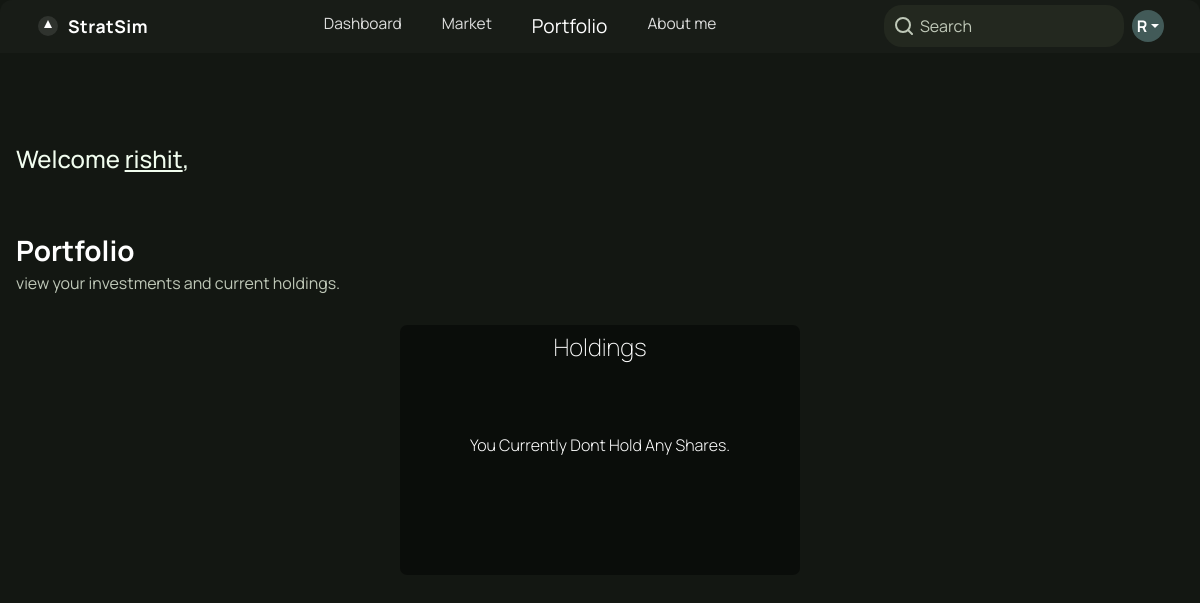
The app's page /portfolio (signed in), older data.
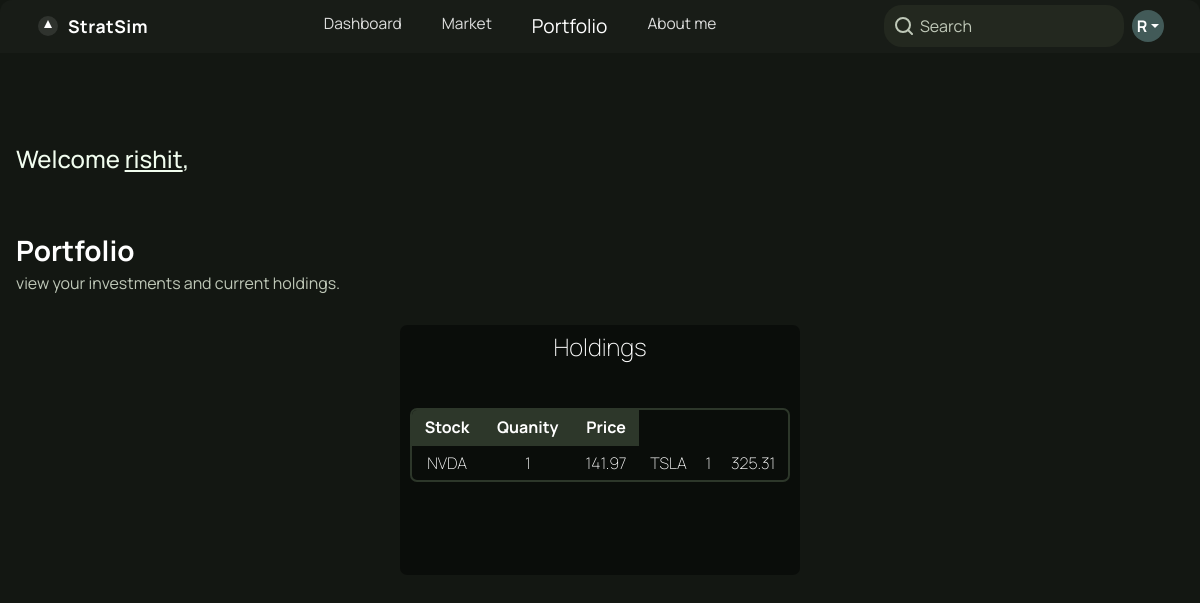
The same page, newer data.
### stocks/models.py (models this page shows, shortened)
class holding(models.Model):
    user = models.ForeignKey(User,on_delete=models.CASCADE)
    ticker = models.CharField(max_length=10)
    quantity = models.PositiveIntegerField()
    avg_buy_price = models.DecimalField(max_digits=10,decimal_places=2)
    current_price = models.DecimalField(max_digits=10, decimal_places=2,default=0)

### mainapp/views.py (the view)
# urls.py: path('portfolio',views.portfolio_view,name="portfolio")
def portfolio_view(request):
    if request.user.is_authenticated:
        user = request.user
        holdings = holding.objects.filter(user=request.user)
        data = []
        if holdings.exists():
            for h in holdings:
                val = []
                val.append(h.ticker)
                val.append(h.quantity)
                val.append(h.current_price)
                data.append(val)
                print("holdings saved.")
            holding_available = True
        else:
            holding_available = False
        context = {"holdings":data,"holding_available":holding_available}
    return render(request,'portfolio.html',context)

### stocks/templatetags/custom_filters.py (called while the page is built)
@register.filter
def value_index(List, i):
    return List[int(i)]

### mainapp/templates/portfolio.html (shortened to what this page needs)
{% extends "layout.html" %}
{% load static %}
{% load custom_filters %}
{% block header %}
    <link rel="stylesheet" href="{% static 'mainapp/styles/portfolio.css' %}">
{% endblock header %}
{% block body %}
    <div class="portfolio-container">
        <div class="heading-container">
            <h4 class="heading">Welcome
                <span style="text-decoration:underline">{{request.user.username|lower}}</span>,
            </h4>
        </div>
        <div class="portfolio">
            <div class="portfolio-heading">
                <h3 class="heading">Portfolio</h3>
                <div class="subtext">view your investments and current holdings.</div>
            </div>
            <div class="card-holder">
                <div class="holding-card">
                    <div class="card-title">
                        <h4>
                            Holdings
                        </h4>
                    </div>
                    {% if holding_available %}
                    <div class="card-value">
                        <table>
                            <thead>
                                <tr>
                                    <th>Stock</th>
                                    <th>Quanity</th>
                                    <th>Price</th>
                                </tr>
                            </thead>
                            <tr>
                                {% for holding in holdings %}
                                <td>
                                {{holding|value_index:0}}
                                </td>
                                <td>
                                {{holding|value_index:1}}
                                </td>
                                <td>
                                {{holding|value_index:2}}
                                </td>
                                {% endfor %}
                            </tr>
                        </table>
                    </div>
                    {% else %}
                                <div class="card-value">
                                    <div class="text">
                                    You Currently Dont Hold Any Shares.
                                    </div>
                                </div>
                               {% endif %}
                </div>
            </div>
        </div>
    </div>
{% endblock body %}

### mainapp/templates/layout.html (shortened to what this page needs)
{% load static %}
<!doctype html>
<html lang="en">
  <head>
    <link href="https://cdn.jsdelivr.net/npm/bootstrap@5.0.2/dist/css/bootstrap.min.css" rel="stylesheet">
    <link rel="stylesheet" href="{% static 'mainapp/styles/basicstyle.css' %}">
    {% block header %}{% endblock header %}
  </head>
  <body>
    <nav class="navbar navbar-expand-lg custom-navbar">
      <div class="container-fluid">
        <a class="navbar-brand d-flex align-items-center" href="main:home">
          <svg width="24" height="24" fill="none" style="margin-right:8px;"><circle cx="12" cy="12" r="10" fill="#fff" opacity="0.1"/><path d="M12 6l4 8H8l4-8z" fill="#fff"/></svg>
          StratSim
        </a>
        <div class="collapse navbar-collapse justify-content-center" id="navbarNavDropdown">
          <ul class="navbar-nav mb-2 mb-lg-0 gap-lg-4 gap-2 mx-auto">
            <li class="nav-item">
              <a class="nav-link {% if request.resolver_match.url_name == 'home' %}active{% endif %}" href="{% url 'main:home' %}">Dashboard</a>
            </li>
            <li class="nav-item">
              <a class="nav-link {% if request.resolver_match.url_name == 'market' %}active{% endif %}" href="{% url 'stocks:market' %}" href="{% url 'stocks:market' %}">Market</a>
            </li>
            <li class="nav-item">
              <a class="nav-link {% if request.resolver_match.url_name == 'portfolio' %}active{% endif %} " href="{% url 'main:portfolio' %}">Portfolio</a>
            </li>
            <li class="nav-item">
              <a class="nav-link" href="#">About me</a>
            </li>
          </ul>
          {% if request.user.is_authenticated %}
          <form class="searchbox d-flex align-items-center mx-2" role="search" method="get" action="{% url 'stocks:search' %}">
  <span class="search-icon">
    <svg width="18" height="18" fill="none" stroke="#bfc8b8" stroke-width="2" stroke-linecap="round" stroke-linejoin="round">
      <circle cx="8" cy="8" r="7"/>
      <line x1="13" y1="13" x2="17" y2="17"/>
    </svg>
  </span>
  <input class="search-input" type="search" name="q" placeholder="Search" aria-label="Search">
</form>
  <span
    class="user-circle dropdown-toggle p-0 overflow-hidden"
    id="profileDropdown"
    data-bs-toggle="dropdown"
    aria-expanded="false">
    {% if request.user.profile.image.url %}
      <img src="{{ request.user.profile.image.url }}" alt="Profile" class="profile-img">
    {% else %}
      <span>{{ request.user.username|slice:":1"|upper }}</span>
    {% endif %}
  </span>
</div>
{% else %}
<div class="start-button">
<a href="{% url 'main:signup'%}">get started</a>
</div>
{% endif %}
        </div>
    </nav>
    {% block body %}
    {% endblock body %}
  </body>
</html>

### mainapp/static/mainapp/styles/basicstyle.css (style rules this page uses)
body { background-color: #131712; color: white; font-family: "Manrope", sans-serif; font-weight: bold; margin: 0; }
.custom-navbar { background-color: #181c17 !important; border-radius: 12px 12px 0 0; padding: 0.25rem 1.5rem; }
.container-fluid { display: flex; justify-content: center; align-items: center; }
.navbar-brand { color: #fff !important; font-weight: bold; font-size: 1.1rem; letter-spacing: 0.5px; }
.navbar-nav .nav-link { color: #fff !important; font-weight: 400; font-size: 0.97rem; opacity: 0.85; transition: all .3s ease-in-out; }
.navbar-nav .nav-link:hover, .navbar-nav .nav-link.active { opacity: 1; font-size: 1.2rem; }
.user-circle { background: #425a58; width: 32px; height: 32px; border-radius: 50%; display: flex; align-items: center; justify-content: center; overflow: hidden; padding: 0; font-size: 1rem; color: white; text-transform: uppercase; }
.searchbox { background: #23281f; border-radius: 18px; padding: 2px 14px 2px 10px; display: flex; align-items: center; min-width: 180px; max-width: 240px; width: 100%; margin-right: 16px; transition: box-shadow 0.3s, background 0.3s; box-shadow: 0 0 0 0 rgba(83,210,44,0); border: 1.5px solid transparent; position: relative; transition: border .5s ease-in-out; }
.search-icon { display: flex; align-items: center; margin-right: 7px; transition: color 0.3s; }
.search-input { background: transparent; border: none; outline: none; color: #fff; font-size: 1rem; width: 100%; padding: 6px 0; transition: color 0.3s; }
.search-input::placeholder { color: #bfc8b8; opacity: 1; font-size: 1rem; }

### mainapp/static/mainapp/styles/portfolio.css (style rules this page uses)
.portfolio-container { max-width: 1200px; margin: 0 auto; padding: 32px 16px;; display:flex; flex-direction: column; gap: 30px; }
.heading-container { margin-top: 30px; }
.heading-container .heading { font-family: "Manrope"; font-weight: 500; color: #f1fdef; margin:0; margin-bottom: 30px; margin-top: 30px; }
.portfolio .portfolio-heading .heading { font-family: "Manrope"; font-weight: bold; color: #fff; margin:0; }
.portfolio .portfolio-heading .subtext { margin-top: 4px;; color: #bfc8b8; font-size: 1rem; font-weight:normal; }
.portfolio .card-holder { display: flex; flex-direction: row; gap: 30px; justify-content: center; align-items: center; flex-wrap: wrap; }
.portfolio .holding-card { min-width: 400px; min-height: 250px; border: none; border-radius: 7px; background-color: rgba(0,0,0,.45); margin-top: 30px; text-align: center; }
.card-title { width: 100%; text-align: center; margin-top: 8px; }
.card-title h4 { font-weight: 200; }
.card-value { display: flex; width: 100%; align-items: center; justify-content: center; padding: 10px 10px; min-height: 150px; }
.card-value table thead th { width: auto; padding: 5px 5px; text-align: center; border-bottom: 2px solid rgba(45, 55, 42,1); background-color: rgb(45, 55, 42); }
.card-value table { width: 100%; border: 2px solid rgba(45, 55, 42,1); border-radius: 7px; overflow: hidden; border-collapse: separate; border-spacing: 0; }
.card-value table tr td { text-align: center; width: auto; padding: 5px 5px; border-radius: 9px; font-weight: 200; }

Row changes from the older to the newer data that the page shows:
added holding: ticker "NVDA", holding "1", holding "141.97"
added holding: ticker "TSLA", holding "1", holding "325.31"
Text that changed along with them:
text no longer shown: "You Currently Dont Hold Any Shares."
text now shown: "Stock Quanity Price"
